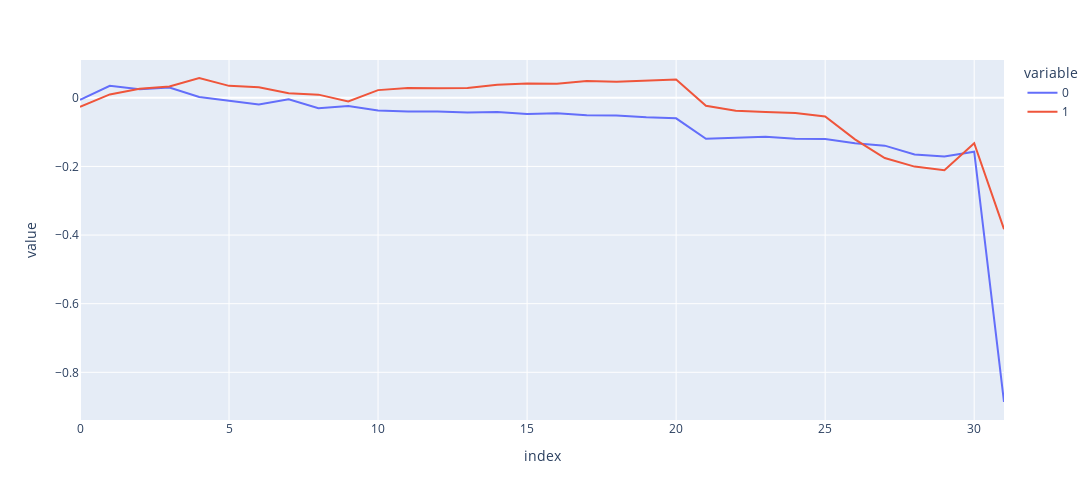

The code cell stored with this chart in its notebook:
### Code cell
px.line(pd.DataFrame(cos_sim_pcs.cpu().numpy()), width=1300, height=500)

### Figure 1 — Plotly figure (JSON) as saved in the notebook; plotly's stock layout.template omitted (floating-point values rounded to 4 significant figures)
{"data": [{"hovertemplate": "variable=0<br>index=%{x}<br>value=%{y}<extra></extra>", "legendgroup": "0", "line": {"color": "#636efa", "dash": "solid"}, "marker": {"symbol": "circle"}, "mode": "lines", "name": "0", "orientation": "v", "showlegend": true, "type": "scatter", "x": [0, 1, 2, 3, 4, 5, 6, 7, 8, 9, 10, 11, 12, 13, 14, 15, 16, 17, 18, 19, 20, 21, 22, 23, 24, 25, 26, 27, 28, 29, 30, 31], "xaxis": "x", "y": [-0.005824, 0.03492, 0.02488, 0.03003, 0.002508, -0.009392, -0.01974, -0.004216, -0.03048, -0.02407, -0.03721, -0.03964, -0.03973, -0.04274, -0.04146, -0.04698, -0.04534, -0.05067, -0.05166, -0.05699, -0.05984, -0.1197, -0.1174, -0.1133, -0.119, -0.1203, -0.1325, -0.1394, -0.1653, -0.1708, -0.157, -0.8865], "yaxis": "y"}, {"hovertemplate": "variable=1<br>index=%{x}<br>value=%{y}<extra></extra>", "legendgroup": "1", "line": {"color": "#EF553B", "dash": "solid"}, "marker": {"symbol": "circle"}, "mode": "lines", "name": "1", "orientation": "v", "showlegend": true, "type": "scatter", "x": [0, 1, 2, 3, 4, 5, 6, 7, 8, 9, 10, 11, 12, 13, 14, 15, 16, 17, 18, 19, 20, 21, 22, 23, 24, 25, 26, 27, 28, 29, 30, 31], "xaxis": "x", "y": [-0.02662, 0.009805, 0.0264, 0.03309, 0.05771, 0.03483, 0.03064, 0.01309, 0.009221, -0.01043, 0.02239, 0.02861, 0.02773, 0.02854, 0.03784, 0.04178, 0.04067, 0.04894, 0.04708, 0.0496, 0.05343, -0.02307, -0.03767, -0.04146, -0.04407, -0.05465, -0.121, -0.1756, -0.2005, -0.2112, -0.1325, -0.3827], "yaxis": "y"}], "layout": {"height": 500, "legend": {"title": {"text": "variable"}, "tracegroupgap": 0}, "margin": {"t": 60}, "width": 1300, "xaxis": {"anchor": "y", "domain": [0, 1], "title": {"text": "index"}}, "yaxis": {"anchor": "x", "domain": [0, 1], "title": {"text": "value"}}}}
